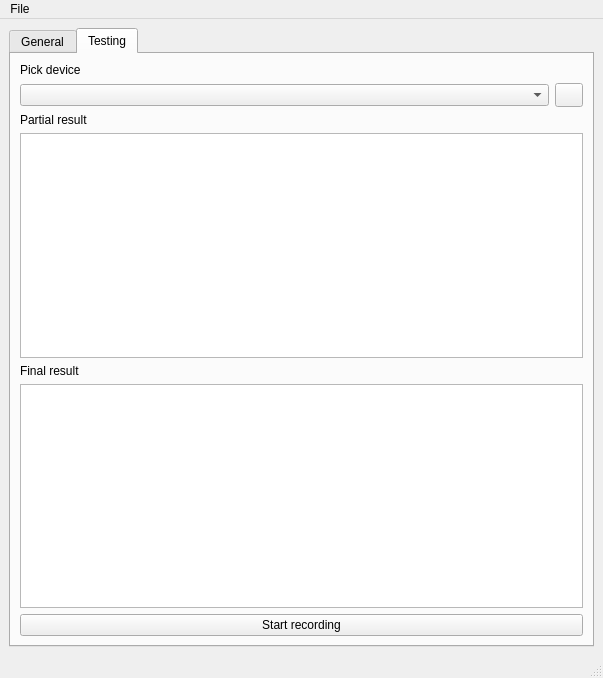
<?xml version="1.0" encoding="UTF-8"?>
<ui version="4.0">
 <class>Application</class>
 <widget class="QMainWindow" name="Application">
  <property name="geometry">
   <rect>
    <x>0</x>
    <y>0</y>
    <width>603</width>
    <height>678</height>
   </rect>
  </property>
  <property name="windowTitle">
   <string>Vosk Language Server 2021.0</string>
  </property>
  <property name="windowIcon">
   <iconset>
    <normaloff>:/vosk.ico</normaloff>:/vosk.ico</iconset>
  </property>
  <property name="styleSheet">
   <string notr="true"/>
  </property>
  <widget class="QWidget" name="centralwidget">
   <layout class="QVBoxLayout" name="verticalLayout_2">
    <item>
     <widget class="QTabWidget" name="tabWidget">
      <property name="currentIndex">
       <number>1</number>
      </property>
      <widget class="QWidget" name="tab">
       <attribute name="title">
        <string>General</string>
       </attribute>
       <layout class="QVBoxLayout" name="verticalLayout_3">
        <item>
         <widget class="QGroupBox" name="groupBox">
          <property name="title">
           <string>Settings</string>
          </property>
          <layout class="QVBoxLayout" name="verticalLayout">
           <property name="spacing">
            <number>1</number>
           </property>
           <property name="leftMargin">
            <number>0</number>
           </property>
           <property name="topMargin">
            <number>0</number>
           </property>
           <property name="rightMargin">
            <number>0</number>
           </property>
           <property name="bottomMargin">
            <number>0</number>
           </property>
           <item>
            <layout class="QVBoxLayout" name="verticalLayout_4">
             <item>
              <layout class="QFormLayout" name="formLayout">
               <item row="1" column="0">
                <widget class="QLabel" name="addressLabel">
                 <property name="text">
                  <string>Address</string>
                 </property>
                </widget>
               </item>
               <item row="1" column="1">
                <widget class="QLineEdit" name="addressLineEdit">
                 <property name="toolTip">
                  <string>Server address</string>
                 </property>
                 <property name="text">
                  <string>localhost</string>
                 </property>
                </widget>
               </item>
               <item row="2" column="0">
                <widget class="QLabel" name="portLabel">
                 <property name="text">
                  <string>Port</string>
                 </property>
                </widget>
               </item>
               <item row="2" column="1">
                <widget class="QSpinBox" name="portSpinBox">
                 <property name="toolTip">
                  <string>Server port</string>
                 </property>
                 <property name="maximum">
                  <number>65535</number>
                 </property>
                 <property name="value">
                  <number>8080</number>
                 </property>
                </widget>
               </item>
               <item row="3" column="0">
                <widget class="QLabel" name="sampleRateLabel">
                 <property name="text">
                  <string>Sample rate (Hz)</string>
                 </property>
                </widget>
               </item>
               <item row="3" column="1">
                <widget class="QSpinBox" name="sampleRateSpinBox">
                 <property name="toolTip">
                  <string>Audio stream sample rate</string>
                 </property>
                 <property name="minimum">
                  <number>16000</number>
                 </property>
                 <property name="maximum">
                  <number>48000</number>
                 </property>
                </widget>
               </item>
               <item row="4" column="0">
                <widget class="QLabel" name="numThreadsLabel">
                 <property name="text">
                  <string>Num threads</string>
                 </property>
                </widget>
               </item>
               <item row="4" column="1">
                <widget class="QSpinBox" name="numThreadsSpinBox">
                 <property name="toolTip">
                  <string>Number of threads</string>
                 </property>
                 <property name="minimum">
                  <number>1</number>
                 </property>
                 <property name="maximum">
                  <number>1024</number>
                 </property>
                </widget>
               </item>
               <item row="5" column="0">
                <widget class="QLabel" name="maxAlternativesLabel">
                 <property name="text">
                  <string>Max alternatives</string>
                 </property>
                </widget>
               </item>
               <item row="5" column="1">
                <widget class="QSpinBox" name="maxAlternativesSpinBox">
                 <property name="toolTip">
                  <string>Maximum number of alternative variants</string>
                 </property>
                </widget>
               </item>
               <item row="6" column="0">
                <widget class="QLabel" name="showWordsLabel">
                 <property name="text">
                  <string>Show words</string>
                 </property>
                </widget>
               </item>
               <item row="6" column="1">
                <widget class="QCheckBox" name="showWordsCheckBox"/>
               </item>
               <item row="7" column="0">
                <widget class="QLabel" name="modelPathLabel">
                 <property name="text">
                  <string>Model path</string>
                 </property>
                </widget>
               </item>
               <item row="7" column="1">
                <widget class="QLineEdit" name="modelPathLineEdit"/>
               </item>
               <item row="0" column="0">
                <widget class="QLabel" name="autoStartLabel">
                 <property name="text">
                  <string>Auto start</string>
                 </property>
                </widget>
               </item>
               <item row="0" column="1">
                <widget class="QCheckBox" name="autoStartCheckBox">
                 <property name="toolTip">
                  <string>Try to execute model on startup (using current settings)</string>
                 </property>
                </widget>
               </item>
              </layout>
             </item>
            </layout>
           </item>
           <item>
            <widget class="QPlainTextEdit" name="leLog"/>
           </item>
          </layout>
         </widget>
        </item>
        <item>
         <widget class="Line" name="line">
          <property name="orientation">
           <enum>Qt::Horizontal</enum>
          </property>
         </widget>
        </item>
        <item>
         <layout class="QHBoxLayout" name="horizontalLayout">
          <item>
           <widget class="QPushButton" name="pbStart">
            <property name="text">
             <string>Start server</string>
            </property>
           </widget>
          </item>
          <item>
           <widget class="QPushButton" name="pbStop">
            <property name="text">
             <string>Stop server</string>
            </property>
           </widget>
          </item>
         </layout>
        </item>
       </layout>
      </widget>
      <widget class="QWidget" name="tab_2">
       <attribute name="title">
        <string>Testing</string>
       </attribute>
       <layout class="QVBoxLayout" name="verticalLayout_6">
        <item>
         <layout class="QVBoxLayout" name="verticalLayout_5">
          <item>
           <widget class="QLabel" name="label">
            <property name="sizePolicy">
             <sizepolicy hsizetype="Preferred" vsizetype="Maximum">
              <horstretch>0</horstretch>
              <verstretch>0</verstretch>
             </sizepolicy>
            </property>
            <property name="text">
             <string>Pick device</string>
            </property>
           </widget>
          </item>
          <item>
           <layout class="QHBoxLayout" name="horizontalLayout_2">
            <item>
             <widget class="QComboBox" name="cbMicrophone"/>
            </item>
            <item>
             <widget class="QPushButton" name="pbFetchMicrophones">
              <property name="sizePolicy">
               <sizepolicy hsizetype="Fixed" vsizetype="Fixed">
                <horstretch>0</horstretch>
                <verstretch>0</verstretch>
               </sizepolicy>
              </property>
              <property name="minimumSize">
               <size>
                <width>24</width>
                <height>24</height>
               </size>
              </property>
              <property name="maximumSize">
               <size>
                <width>28</width>
                <height>28</height>
               </size>
              </property>
              <property name="baseSize">
               <size>
                <width>32</width>
                <height>32</height>
               </size>
              </property>
              <property name="toolTip">
               <string>Fetch devices</string>
              </property>
              <property name="text">
               <string/>
              </property>
              <property name="icon">
               <iconset resource="../resources/resources.qrc">
                <normaloff>:/refresh.png</normaloff>:/refresh.png</iconset>
              </property>
             </widget>
            </item>
           </layout>
          </item>
          <item>
           <widget class="QLabel" name="label_2">
            <property name="text">
             <string>Partial result</string>
            </property>
           </widget>
          </item>
          <item>
           <widget class="QPlainTextEdit" name="tePartialResult">
            <property name="readOnly">
             <bool>true</bool>
            </property>
           </widget>
          </item>
          <item>
           <widget class="QLabel" name="label_3">
            <property name="text">
             <string>Final result</string>
            </property>
           </widget>
          </item>
          <item>
           <widget class="QPlainTextEdit" name="teFinalResult">
            <property name="readOnly">
             <bool>true</bool>
            </property>
           </widget>
          </item>
          <item>
           <widget class="QPushButton" name="pbRecord">
            <property name="text">
             <string>Start recording</string>
            </property>
           </widget>
          </item>
         </layout>
        </item>
       </layout>
      </widget>
     </widget>
    </item>
   </layout>
  </widget>
  <widget class="QStatusBar" name="statusbar"/>
  <widget class="QMenuBar" name="menubar">
   <property name="geometry">
    <rect>
     <x>0</x>
     <y>0</y>
     <width>603</width>
     <height>21</height>
    </rect>
   </property>
   <widget class="QMenu" name="menuFile">
    <property name="title">
     <string>File</string>
    </property>
    <addaction name="actionDownload_models"/>
    <addaction name="actionExit"/>
   </widget>
   <addaction name="menuFile"/>
  </widget>
  <action name="actionExit">
   <property name="text">
    <string>Exit</string>
   </property>
  </action>
  <action name="actionDownload_models">
   <property name="text">
    <string>Download models</string>
   </property>
  </action>
 </widget>
 <resources>
  <include location="../resources/resources.qrc"/>
 </resources>
 <connections/>
</ui>
